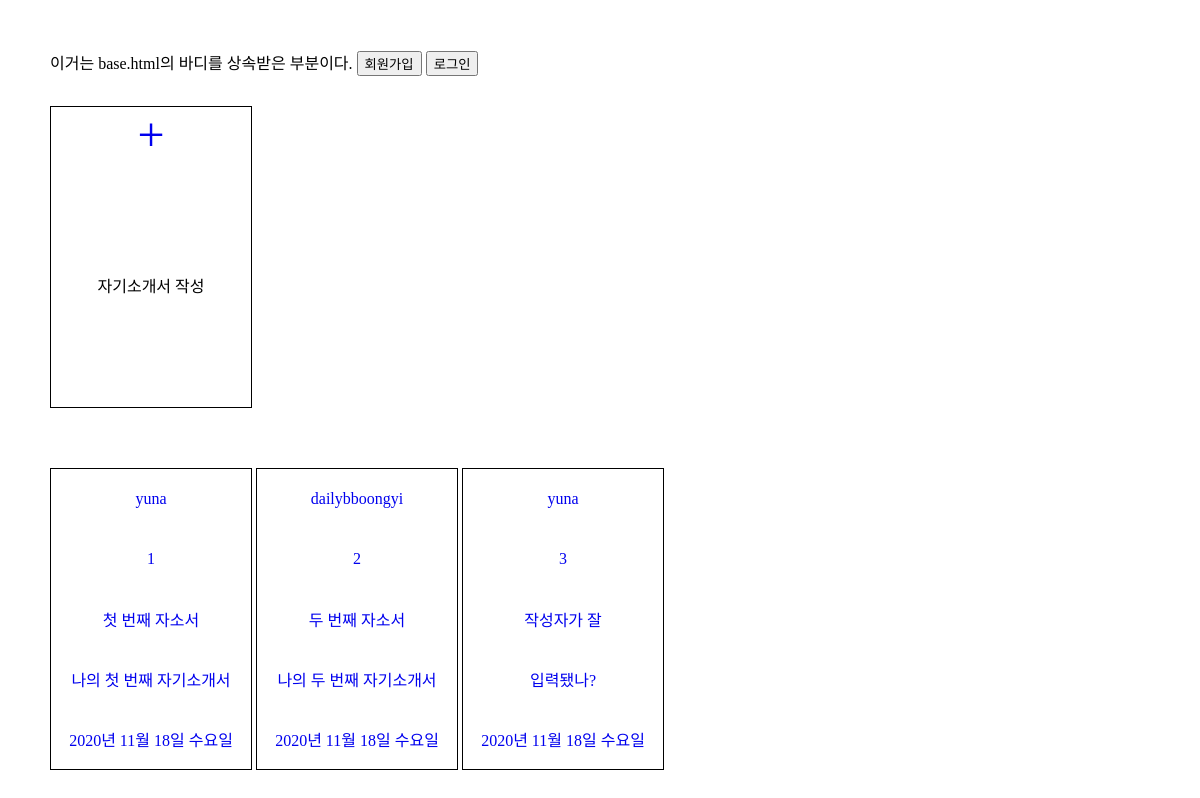
The page / on the database its author committed.
### main/models.py (models this page shows)
class Jasoseol(models.Model):
    title = models.CharField(max_length=50)
    content = models.TextField()
    updated_at = models.DateTimeField(auto_now=True)
    author = models.ForeignKey(User, on_delete=models.CASCADE)

### main/views.py (the view)
# urls.py: path('', index, name="index"),
def index(request):
    all_jss = Jasoseol.objects.all()
    return render(request, 'index.html', {'all_jss' : all_jss})

### main/templates/index.html
{% extends "base.html" %}
{% load static %}
{% block head %}
    <link rel="stylesheet" types="text/css" href="{% static 'css/index.css' %}" />
{% endblock %}
{% block content %}
    {% if user.is_authenticated %}
    <a href="{% url 'logout' %}">
        <button>로그아웃</button>
    </a>
    안녕하세요! {{user}}님!
    {% else %}
    <a href="{% url 'signup' %}">
        <button>회원가입</button>
    </a>
    <a href="{% url 'login' %}">
        <button>로그인</button>
    </a>
    {% endif %}
    <div class="make_jss">
        <a href="{% url 'create' %}">
            <div class="plus_btn">
                +
            </div>
        </a>
        <p>자기소개서 작성</p>
    </div>
    {% for jss in all_jss %}
    <a href="{% url 'detail' jss.id %}">
    <div class="all_jss">
        <p>{{jss.author}}</p>
        <p>{{jss.id}}</p>
        <p>{{jss.title}}</p>
        <p>{{jss.content}}</p>
        <p>{{jss.updated_at|date:"Y년 m월 d일 D"}}</p>
    </div>
    </a>
    {% endfor %}
{% endblock %}

### main/static/css/index.css (style rules this page uses)
body { margin: 0; padding: 50px; }
a { text-decoration: none; }
.make_jss, .all_jss { width: 200px; height: 300px; border: 1px solid black; display: flex; flex-direction: column; align-items: center; margin-bottom: 30px; margin-top: 30px; }
.all_jss { display: inline-flex; }
.plus_btn { flex: 1; display: flex; align-items: center; font-size: 3rem; }
p { flex: 1; display: flex; align-items: center; }

### rows shown on the page
Jasoseol: author "yuna", id "1", title "첫 번째 자소서", content "나의 첫 번째 자기소개서", updated_at "2020년 11월 18일 수요일"
Jasoseol: author "dailybboongyi", id "2", title "두 번째 자소서", content "나의 두 번째 자기소개서", updated_at "2020년 11월 18일 수요일"
Jasoseol: author "yuna", id "3", title "작성자가 잘", content "입력됐나?", updated_at "2020년 11월 18일 수요일"
